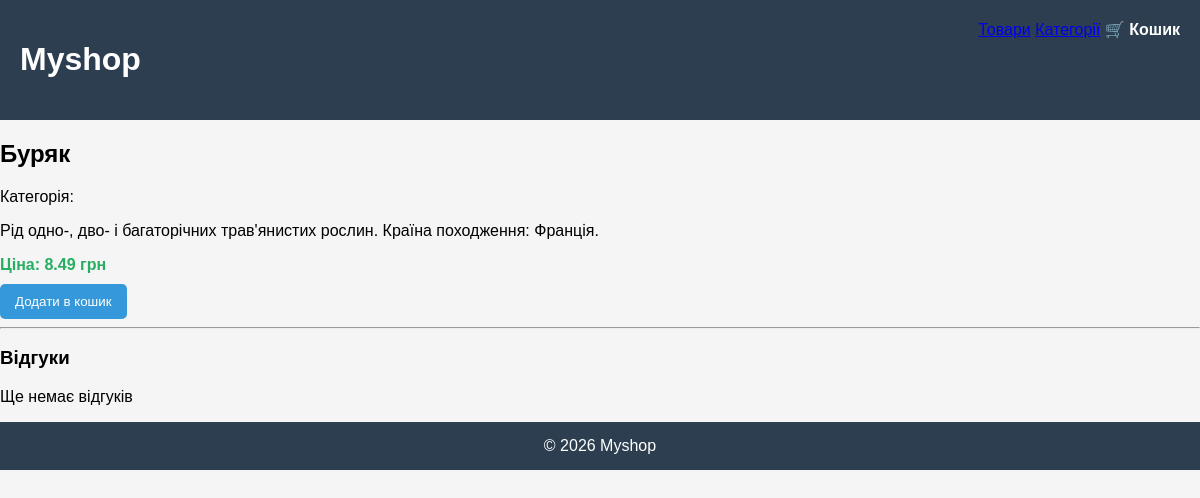
The app's page /product/11/ with its own data.
### products/models.py (models this page shows, shortened)
class Product(models.Model):
    name = models.CharField(max_length=200, verbose_name="Назва товару")
    category = models.ForeignKey(
        Category,
        on_delete=models.CASCADE,
        null = True,
        blank = True,
        verbose_name="Категорія"
    )
    description = models.TextField(verbose_name="Опис")
    price = models.DecimalField(max_digits=10, decimal_places=2, verbose_name="Ціна")
    in_stock = models.BooleanField(default=True, verbose_name="В наявності")
    created_at = models.DateTimeField(auto_now_add=True, verbose_name="Дата створення")
    class Meta:
        verbose_name = "Товар"
        verbose_name_plural = "Товари"

### products/views.py (the view)
# urls.py: path('product/<int:product_id>/', views.product_detail, name='product_detail'),
def product_detail(request, product_id):
    product = get_object_or_404(Product, id=product_id)
    reviews = Review.objects.filter(product=product)
    return render(request, "product_detail.html", {
        "product": product,
        "reviews": reviews
    })

### templates/product_detail.html (shortened to what this page needs)
{% extends "base.html" %}
{% block content %}
<h2>{{ product.name }}</h2>
<p>
Категорія: {{ product.category.name }}
</p>
<p>
{{ product.description }}
</p>
<p class="price">
Ціна: {{ product.price }} грн
</p>
{% if product.in_stock %}
<form action="{% url 'add_to_cart' product.id %}" method="post">
    <button type="submit">Додати в кошик</button>
</form>
{% else %}
<p>Товар відсутній</p>
{% endif %}
<hr>
<h3>Відгуки</h3>
{% for review in reviews %}
<div class="review">
<strong>{{ review.author }}</strong>
<p>Рейтинг: {{ review.rating }}/5</p>
<p>{{ review.text }}</p>
</div>
{% empty %}
<p>Ще немає відгуків</p>
{% endfor %}
{% endblock %}

### static/css/style.css (style rules this page uses)
body { margin:0; font-family: Arial; background:#f5f5f5; }
.price { display:block; margin:10px 0; font-weight:bold; color:#27ae60; }
button { padding:10px 15px; background:#3498db; border:none; color:white; border-radius:5px; cursor:pointer; }

### records on screen
Product: name "Буряк", description "Рід одно-, дво- і багаторічних трав'янистих рослин. Країна походження: Франція.", price "8.49"
